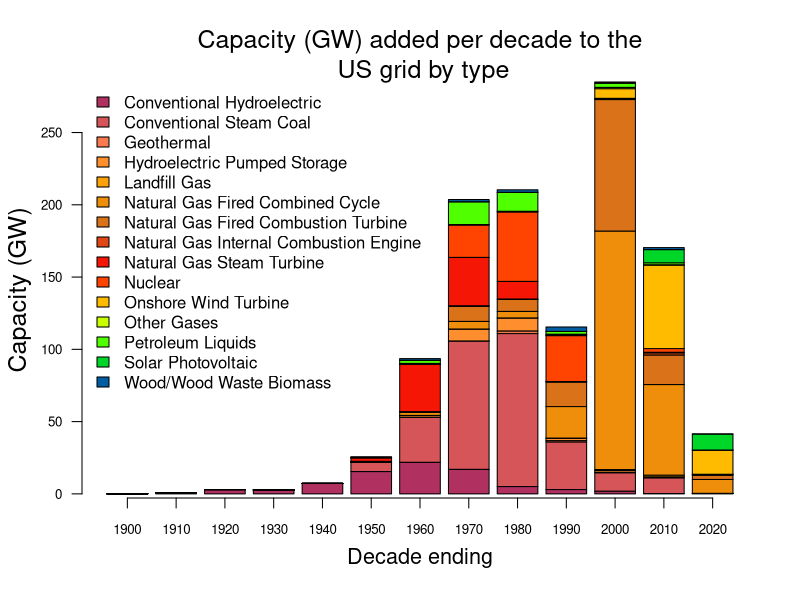

Write R code to recreate this figure.
library(tidyr)

# Read the data
eia_data <- read.csv('RHODES_JOSHUA_EIA_2016_data.csv')

## Aggregate the data by decade(that is why -1) and technology
eia_data_agg <- aggregate(eia_data$Nameplate.Capacity, by = list(round(eia_data$Operating.Year.avg, -1), eia_data$Technology), FUN = sum)
names(eia_data_agg) <- c('year', 'tech', 'MW_cap')


# Makes the column data into a matrix
spread_eia_data <- spread(data = eia_data_agg, key = year, value = MW_cap, fill = 0)

eia_data_new <- spread_eia_data

# Finding the sum for each technology
eia_data_new$techSum <- rowSums(eia_data_new[,-1])

# Consider only those technologies which have sum > 2000 or else they won't be seen in the graph anyway. 
eia_data_new <- eia_data_new[eia_data_new$techSum > 2000,]

# Removing the column having the sum
eia_data_new <- eia_data_new[,-ncol(eia_data_new)]

# Plot in pdf file
pdf(file = 'VARANASI_AKSHAY_EIA_DATA_VIZ_Q2.pdf', height = 6, width = 9)

# Setting the seed 
set.seed(10)

# Giving the color map for the plot
cols = colorRampPalette(c("maroon","coral","orange","chocolate","red","yellow","green","blue","purple","sienna"))(20)

# Ploting the barplot
mids <- barplot(as.matrix(eia_data_new[2:14]/1000), las = 1, col = cols, xaxt = 'n', yaxt = 'n', xlab = '')

# Controlling the labels on axis
axis(side = 1, cex.axis = 0.8, at = mids, labels = seq(from = 1900, to = 2020, by = 10)) 
axis(side = 2, cex.axis = 0.8, at = seq(from = 0, to = 250, by = 50), labels = seq(from = 0, to = 250, by = 50), las = 1) 

# Text on axis
mtext(side = 1, cex = 1.3, line = 2.5, text = 'Decade ending')
mtext(side = 2, line = 2.6, cex = 1.5, text = 'Capacity (GW)')
mtext(side = 3, line = 0, cex = 1.5, text = 'Capacity (GW) added per decade to the\n US grid by type')

legend('topleft', legend = eia_data_new$tech, fill = cols, cex = 1, bty = 'n') ## add a legend

dev.off()